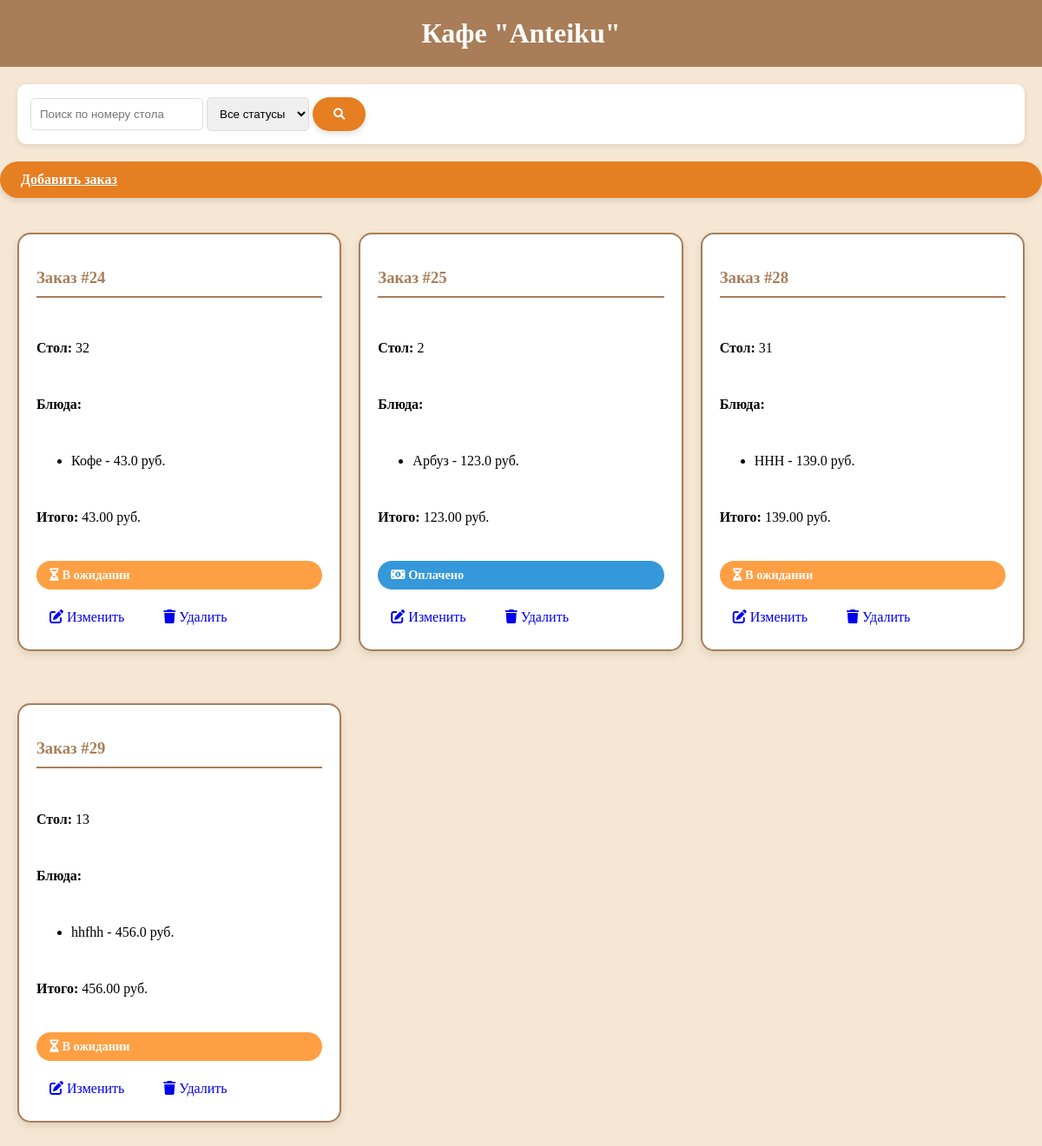
The page / on the database its author committed.
### orders/models.py (models this page shows, shortened)
class Order(models.Model):
    STATUS_CHOICES = [
        ('pending', 'В ожидании'),
        ('ready', 'Готово'),
        ('paid', 'Оплачено'),
    ]
    table_number = models.PositiveIntegerField(
        verbose_name="Номер стола"
    )
    items = models.JSONField(
        verbose_name="Список блюд",
        default=list,
    )
    total_price = models.DecimalField(
        max_digits=10,
        decimal_places=2,
        verbose_name="Общая стоимость",
        blank=True,
        null=True,
    )
    status = models.CharField(
        max_length=10,
        choices=STATUS_CHOICES,
        default='pending',
        verbose_name="Статус",
    )
    created_at = models.DateTimeField(
        auto_now_add=True,
        verbose_name="Дата создания",
    )

### orders/views.py (the view)
# urls.py: path('', views.order_list, name='order_list'),
def order_list(request):
    query = request.GET.get('q', '')
    status_filter = request.GET.get('status', '')
    orders = Order.objects.all()
    if query:
        orders = orders.filter(table_number__icontains=query)
    if status_filter:
        orders = orders.filter(status=status_filter)
    return render(
        request,
        'orders/order_list.html',
        {
            'orders': orders,
            'query': query,
            'status_filter': status_filter,
        },
    )

### orders/templates/orders/order_list.html (shortened to what this page needs)
<!DOCTYPE html>
<html>
<head>
    {% load static %}
    <link rel="stylesheet" href="{% static 'orders/styles.css' %}">
    <link rel="stylesheet" href="https://cdnjs.cloudflare.com/ajax/libs/font-awesome/6.0.0/css/all.min.css">
</head>
<body>
    <header>Кафе "Anteiku"</header>
    <div class="search-container">
        <form method="get">
            <input type="text" name="q" placeholder="Поиск по номеру стола" value="{{ query|default_if_none:'' }}">
            <select name="status">
                <option value="">Все статусы</option>
            </select>
            <button type="submit"><i class="fas fa-search"></i></button>
        </form>
    </div>
    <a href="{% url 'create_order' %}" class="button">Добавить заказ</a>
    <div class="order-list">
        {% for order in orders %}
        <div class="order-card">
            <h3>Заказ #{{ order.id }}</h3>
            <p><strong>Стол:</strong> {{ order.table_number }}</p>
            <p><strong>Блюда:</strong></p>
            <ul>
                {% for item in order.items %}
                <li>{{ item.name }} - {{ item.price }} руб.</li>
                {% endfor %}
            </ul>
            <p><strong>Итого:</strong> {{ order.total_price }} руб.</p>
            <div class="status {{ order.status }}">
                {% if order.status == 'pending' %}
                    <i class="fas fa-hourglass-half"></i> В ожидании
                {% elif order.status == 'ready' %}
                    <i class="fas fa-check-circle"></i> Готово
                {% else %}
                    <i class="fas fa-money-bill-alt"></i> Оплачено
                {% endif %}
            </div>
            <div class="actions">
                <a href="{% url 'update_order' order.id %}">
                    <i class="fas fa-edit"></i> Изменить
                </a>
                <a href="{% url 'delete_order' order.id %}">
                    <i class="fas fa-trash"></i> Удалить
                </a>
            </div>
        </div>
        {% empty %}
        <div class="order-card">
            <p>Нет заказов.</p>
        </div>
        {% endfor %}
    </div>
</body>
</html>

### orders/static/orders/styles.css (style rules this page uses)
body { font-family: 'Cinzel', serif; background: #f5e7d3; margin: 0; padding: 0; min-height: 100vh; display: flex; flex-direction: column; }
body::before { content: ''; position: fixed; top: 0; left: 0; width: 100%; height: 100%; opacity: 0.1; z-index: -1; }
header { background: #a87d58; padding: 20px; text-align: center; color: white; font-size: 2em; font-weight: bold; }
button, a.button { background: #e67e22; color: white; border: none; padding: 12px 24px; border-radius: 25px; transition: all 0.3s ease; cursor: pointer; font-weight: bold; box-shadow: 0 4px 6px rgba(0, 0, 0, 0.1); }
.search-container { margin: 20px; display: flex; align-items: center; gap: 15px; background: white; padding: 15px; border-radius: 10px; box-shadow: 0 2px 6px rgba(0, 0, 0, 0.1); }
.search-container input { padding: 10px; border: 1px solid #ddd; border-radius: 5px; flex: 1; }
.search-container select { padding: 10px; border-radius: 5px; border: 1px solid #ddd; }
.order-card { background: white; padding: 20px; border: 2px solid #a87d58; border-radius: 15px; box-shadow: 0 4px 10px rgba(0, 0, 0, 0.1); margin: 20px 0; transition: transform 0.2s ease; display: flex; flex-direction: column; gap: 15px; }
.order-card h3 { color: #a87d58; border-bottom: 2px solid #a87d58; padding-bottom: 10px; }
.status { padding: 8px 15px; border-radius: 20px; font-size: 0.9em; font-weight: bold; margin-top: 10px; }
.status.pending { background: #ff9f43; color: white; }
.status.paid { background: #3498db; color: white; }
.actions { margin-top: auto; display: flex; gap: 15px; }
.actions a { padding: 8px 15px; border-radius: 20px; transition: all 0.2s ease; text-decoration: none; }
.order-list { display: grid; grid-template-columns: repeat(auto-fill, minmax(300px, 1fr)); gap: 20px; padding: 20px; }

### rows shown on the page
Order: id "24", table_number "32", name "Кофе", price "43.0", total_price "43.00", status "pending" (drawn)
Order: id "25", table_number "2", name "Арбуз", price "123.0", total_price "123.00", status "paid" (drawn)
Order: id "28", table_number "31", name "HHH", price "139.0", total_price "139.00", status "pending" (drawn)
Order: id "29", table_number "13", name "hhfhh", price "456.0", total_price "456.00", status "pending" (drawn)
